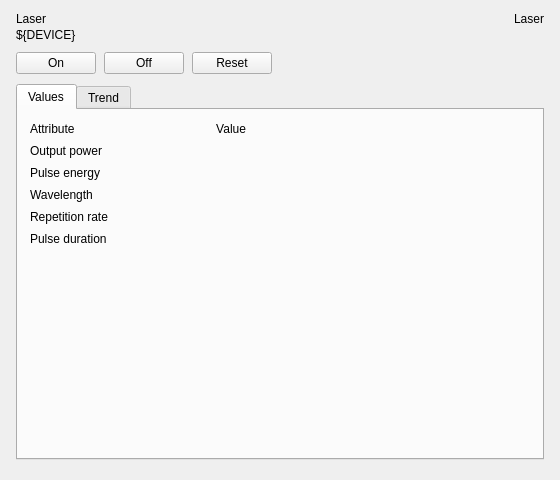
<?xml version="1.0" encoding="UTF-8"?>
<!--
  Laser panel for a Laser device: commands, values, trend.
  Macros: DEVICE (the Tango device name)
  Open with a PyDMRelatedDisplayButton: filename "panels/laser/panel.ui", macros {"DEVICE": "..."}
-->
<ui version="4.0">
 <class>LaserPanel</class>
 <widget class="QWidget" name="LaserPanel">
  <property name="geometry">
   <rect>
    <x>0</x>
    <y>0</y>
    <width>560</width>
    <height>480</height>
   </rect>
  </property>
  <property name="windowTitle">
   <string>Laser ${DEVICE}</string>
  </property>
  <layout class="QVBoxLayout" name="main_layout">
   <property name="spacing">
    <number>10</number>
   </property>
   <property name="leftMargin">
    <number>16</number>
   </property>
   <property name="topMargin">
    <number>12</number>
   </property>
   <property name="rightMargin">
    <number>16</number>
   </property>
   <property name="bottomMargin">
    <number>10</number>
   </property>
   <item>
    <layout class="QHBoxLayout" name="header_layout">
     <property name="spacing">
      <number>12</number>
     </property>
     <property name="leftMargin">
      <number>0</number>
     </property>
     <property name="topMargin">
      <number>0</number>
     </property>
     <property name="rightMargin">
      <number>0</number>
     </property>
     <property name="bottomMargin">
      <number>0</number>
     </property>
     <item>
      <layout class="QVBoxLayout" name="titles_layout">
       <property name="spacing">
        <number>2</number>
       </property>
       <property name="leftMargin">
        <number>0</number>
       </property>
       <property name="topMargin">
        <number>0</number>
       </property>
       <property name="rightMargin">
        <number>0</number>
       </property>
       <property name="bottomMargin">
        <number>0</number>
       </property>
       <item>
        <widget class="QLabel" name="title">
         <property name="text">
          <string>Laser</string>
         </property>
         <property name="mbiRole" stdset="0">
          <string>title</string>
         </property>
        </widget>
       </item>
       <item>
        <widget class="QLabel" name="subtitle">
         <property name="text">
          <string>${DEVICE}</string>
         </property>
         <property name="textInteractionFlags">
          <set>Qt::TextSelectableByMouse</set>
         </property>
         <property name="mbiRole" stdset="0">
          <string>subheading</string>
         </property>
        </widget>
       </item>
      </layout>
     </item>
     <item>
      <spacer name="spacer">
       <property name="orientation">
        <enum>Qt::Horizontal</enum>
       </property>
       <property name="sizeHint" stdset="0">
        <size>
         <width>0</width>
         <height>0</height>
        </size>
       </property>
      </spacer>
     </item>
     <item alignment="Qt::AlignTop">
      <widget class="QLabel" name="device_class">
       <property name="text">
        <string>Laser</string>
       </property>
       <property name="mbiRole" stdset="0">
        <string>caption</string>
       </property>
      </widget>
     </item>
    </layout>
   </item>
   <item>
    <layout class="QHBoxLayout" name="commands_layout">
     <property name="spacing">
      <number>8</number>
     </property>
     <property name="leftMargin">
      <number>0</number>
     </property>
     <property name="topMargin">
      <number>0</number>
     </property>
     <property name="rightMargin">
      <number>0</number>
     </property>
     <property name="bottomMargin">
      <number>0</number>
     </property>
     <item>
      <widget class="PyDMPushButton" name="on_command">
       <property name="text">
        <string>On</string>
       </property>
       <property name="toolTip">
        <string>tango://${DEVICE}/On</string>
       </property>
       <property name="channel" stdset="0">
        <string>tango://${DEVICE}/On</string>
       </property>
       <property name="pressValue" stdset="0">
        <string>1</string>
       </property>
       <property name="mbiRole" stdset="0">
        <string>primary</string>
       </property>
      </widget>
     </item>
     <item>
      <widget class="PyDMPushButton" name="off_command">
       <property name="text">
        <string>Off</string>
       </property>
       <property name="toolTip">
        <string>tango://${DEVICE}/Off</string>
       </property>
       <property name="channel" stdset="0">
        <string>tango://${DEVICE}/Off</string>
       </property>
       <property name="pressValue" stdset="0">
        <string>1</string>
       </property>
      </widget>
     </item>
     <item>
      <widget class="PyDMPushButton" name="reset_command">
       <property name="text">
        <string>Reset</string>
       </property>
       <property name="toolTip">
        <string>tango://${DEVICE}/Reset</string>
       </property>
       <property name="channel" stdset="0">
        <string>tango://${DEVICE}/Reset</string>
       </property>
       <property name="pressValue" stdset="0">
        <string>1</string>
       </property>
      </widget>
     </item>
     <item>
      <spacer name="spacer_2">
       <property name="orientation">
        <enum>Qt::Horizontal</enum>
       </property>
       <property name="sizeHint" stdset="0">
        <size>
         <width>0</width>
         <height>0</height>
        </size>
       </property>
      </spacer>
     </item>
    </layout>
   </item>
   <item>
    <widget class="QTabWidget" name="tabs">
     <property name="currentIndex">
      <number>0</number>
     </property>
     <widget class="QWidget" name="values_tab">
      <attribute name="title">
       <string>Values</string>
      </attribute>
      <layout class="QGridLayout" name="values_layout">
       <property name="spacing">
        <number>8</number>
       </property>
       <property name="leftMargin">
        <number>12</number>
       </property>
       <property name="topMargin">
        <number>12</number>
       </property>
       <property name="rightMargin">
        <number>12</number>
       </property>
       <property name="bottomMargin">
        <number>12</number>
       </property>
       <item row="0" column="0">
        <widget class="QLabel" name="attribute_heading">
         <property name="text">
          <string>Attribute</string>
         </property>
         <property name="mbiRole" stdset="0">
          <string>caption</string>
         </property>
        </widget>
       </item>
       <item row="0" column="1">
        <widget class="QLabel" name="value_heading">
         <property name="text">
          <string>Value</string>
         </property>
         <property name="alignment">
          <set>Qt::AlignRight|Qt::AlignVCenter</set>
         </property>
         <property name="mbiRole" stdset="0">
          <string>caption</string>
         </property>
        </widget>
       </item>
       <item row="1" column="0">
        <widget class="QLabel" name="power_label">
         <property name="text">
          <string>Output power</string>
         </property>
        </widget>
       </item>
       <item row="1" column="1">
        <widget class="PyDMLabel" name="power">
         <property name="minimumSize">
          <size>
           <width>130</width>
           <height>0</height>
          </size>
         </property>
         <property name="toolTip">
          <string>tango://${DEVICE}/power</string>
         </property>
         <property name="alignment">
          <set>Qt::AlignRight|Qt::AlignVCenter</set>
         </property>
         <property name="mbiRole" stdset="0">
          <string>value</string>
         </property>
         <property name="showUnits" stdset="0">
          <bool>true</bool>
         </property>
         <property name="channel" stdset="0">
          <string>tango://${DEVICE}/power</string>
         </property>
        </widget>
       </item>
       <item row="2" column="0">
        <widget class="QLabel" name="pulse_energy_label">
         <property name="text">
          <string>Pulse energy</string>
         </property>
        </widget>
       </item>
       <item row="2" column="1">
        <widget class="PyDMLabel" name="pulse_energy">
         <property name="minimumSize">
          <size>
           <width>130</width>
           <height>0</height>
          </size>
         </property>
         <property name="toolTip">
          <string>tango://${DEVICE}/pulse_energy</string>
         </property>
         <property name="alignment">
          <set>Qt::AlignRight|Qt::AlignVCenter</set>
         </property>
         <property name="mbiRole" stdset="0">
          <string>value</string>
         </property>
         <property name="showUnits" stdset="0">
          <bool>true</bool>
         </property>
         <property name="channel" stdset="0">
          <string>tango://${DEVICE}/pulse_energy</string>
         </property>
        </widget>
       </item>
       <item row="3" column="0">
        <widget class="QLabel" name="wavelength_label">
         <property name="text">
          <string>Wavelength</string>
         </property>
        </widget>
       </item>
       <item row="3" column="1">
        <widget class="PyDMLabel" name="wavelength">
         <property name="minimumSize">
          <size>
           <width>130</width>
           <height>0</height>
          </size>
         </property>
         <property name="toolTip">
          <string>tango://${DEVICE}/wavelength</string>
         </property>
         <property name="alignment">
          <set>Qt::AlignRight|Qt::AlignVCenter</set>
         </property>
         <property name="mbiRole" stdset="0">
          <string>value</string>
         </property>
         <property name="showUnits" stdset="0">
          <bool>true</bool>
         </property>
         <property name="channel" stdset="0">
          <string>tango://${DEVICE}/wavelength</string>
         </property>
        </widget>
       </item>
       <item row="4" column="0">
        <widget class="QLabel" name="repetition_rate_label">
         <property name="text">
          <string>Repetition rate</string>
         </property>
        </widget>
       </item>
       <item row="4" column="1">
        <widget class="PyDMLabel" name="repetition_rate">
         <property name="minimumSize">
          <size>
           <width>130</width>
           <height>0</height>
          </size>
         </property>
         <property name="toolTip">
          <string>tango://${DEVICE}/repetition_rate</string>
         </property>
         <property name="alignment">
          <set>Qt::AlignRight|Qt::AlignVCenter</set>
         </property>
         <property name="mbiRole" stdset="0">
          <string>value</string>
         </property>
         <property name="showUnits" stdset="0">
          <bool>true</bool>
         </property>
         <property name="channel" stdset="0">
          <string>tango://${DEVICE}/repetition_rate</string>
         </property>
        </widget>
       </item>
       <item row="5" column="0">
        <widget class="QLabel" name="pulse_duration_label">
         <property name="text">
          <string>Pulse duration</string>
         </property>
        </widget>
       </item>
       <item row="5" column="1">
        <widget class="PyDMLabel" name="pulse_duration">
         <property name="minimumSize">
          <size>
           <width>130</width>
           <height>0</height>
          </size>
         </property>
         <property name="toolTip">
          <string>tango://${DEVICE}/pulse_duration</string>
         </property>
         <property name="alignment">
          <set>Qt::AlignRight|Qt::AlignVCenter</set>
         </property>
         <property name="mbiRole" stdset="0">
          <string>value</string>
         </property>
         <property name="showUnits" stdset="0">
          <bool>true</bool>
         </property>
         <property name="channel" stdset="0">
          <string>tango://${DEVICE}/pulse_duration</string>
         </property>
        </widget>
       </item>
       <item row="6" column="0">
        <spacer name="spacer_3">
         <property name="orientation">
          <enum>Qt::Vertical</enum>
         </property>
         <property name="sizeHint" stdset="0">
          <size>
           <width>0</width>
           <height>0</height>
          </size>
         </property>
        </spacer>
       </item>
       <item row="0" column="3">
        <spacer name="spacer_4">
         <property name="orientation">
          <enum>Qt::Horizontal</enum>
         </property>
         <property name="sizeHint" stdset="0">
          <size>
           <width>0</width>
           <height>0</height>
          </size>
         </property>
        </spacer>
       </item>
      </layout>
     </widget>
     <widget class="QWidget" name="trend_tab">
      <attribute name="title">
       <string>Trend</string>
      </attribute>
      <layout class="QVBoxLayout" name="trend_layout">
       <property name="leftMargin">
        <number>6</number>
       </property>
       <property name="topMargin">
        <number>6</number>
       </property>
       <property name="rightMargin">
        <number>6</number>
       </property>
       <property name="bottomMargin">
        <number>6</number>
       </property>
       <item>
        <widget class="PyDMTimePlot" name="trend">
         <property name="toolTip">
          <string>Last 10 minutes; right click for options</string>
         </property>
         <property name="yAxes" stdset="0">
          <stringlist>
           <string>{"name": "Power", "orientation": "left", "label": "Power", "minRange": -1.0, "maxRange": 1.0, "autoRange": true, "logMode": false}</string>
           <string>{"name": "Duration", "orientation": "right", "label": "Duration", "minRange": -1.0, "maxRange": 1.0, "autoRange": true, "logMode": false}</string>
          </stringlist>
         </property>
         <property name="curves" stdset="0">
          <stringlist>
           <string>{"channel": "tango://${DEVICE}/power", "plot_style": null, "name": "Power", "color": "#2ab5dd", "lineStyle": 1, "lineWidth": 2, "symbol": null, "symbolSize": 10, "yAxisName": "Power", "barWidth": null, "upperThreshold": null, "lowerThreshold": null, "thresholdColor": "white"}</string>
           <string>{"channel": "tango://${DEVICE}/pulse_duration", "plot_style": null, "name": "Pulse duration", "color": "#cf0eee", "lineStyle": 1, "lineWidth": 2, "symbol": null, "symbolSize": 10, "yAxisName": "Duration", "barWidth": null, "upperThreshold": null, "lowerThreshold": null, "thresholdColor": "white"}</string>
          </stringlist>
         </property>
         <property name="timeSpan" stdset="0">
          <double>600.0</double>
         </property>
         <property name="updateInterval" stdset="0">
          <double>1.0</double>
         </property>
         <property name="showLegend" stdset="0">
          <bool>true</bool>
         </property>
         <property name="showXGrid" stdset="0">
          <bool>true</bool>
         </property>
         <property name="showYGrid" stdset="0">
          <bool>true</bool>
         </property>
         <property name="backgroundColor" stdset="0">
          <color alpha="255">
           <red>43</red>
           <green>47</green>
           <blue>64</blue>
          </color>
         </property>
         <property name="axisColor" stdset="0">
          <color alpha="255">
           <red>164</red>
           <green>168</green>
           <blue>184</blue>
          </color>
         </property>
        </widget>
       </item>
      </layout>
     </widget>
    </widget>
   </item>
   <item>
    <widget class="MbiDeviceFooter" name="footer">
     <property name="device" stdset="0">
      <string>${DEVICE}</string>
     </property>
    </widget>
   </item>
  </layout>
 </widget>
 <customwidgets>
  <customwidget>
   <class>MbiDeviceFooter</class>
   <extends>QWidget</extends>
   <header>pydm_mbi.widgets.footer</header>
  </customwidget>
  <customwidget>
   <class>PyDMLabel</class>
   <extends>QLabel</extends>
   <header>pydm.widgets.label</header>
  </customwidget>
  <customwidget>
   <class>PyDMPushButton</class>
   <extends>QPushButton</extends>
   <header>pydm.widgets.pushbutton</header>
  </customwidget>
  <customwidget>
   <class>PyDMTimePlot</class>
   <extends>QGraphicsView</extends>
   <header>pydm.widgets.timeplot</header>
  </customwidget>
 </customwidgets>
 <resources />
 <connections />
</ui>
